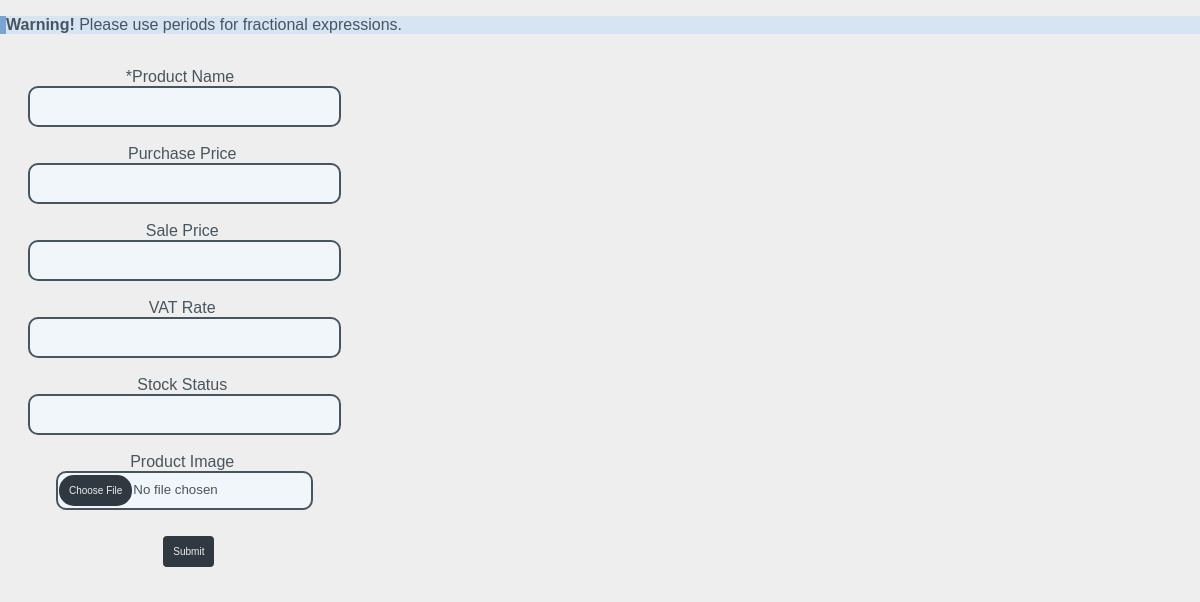
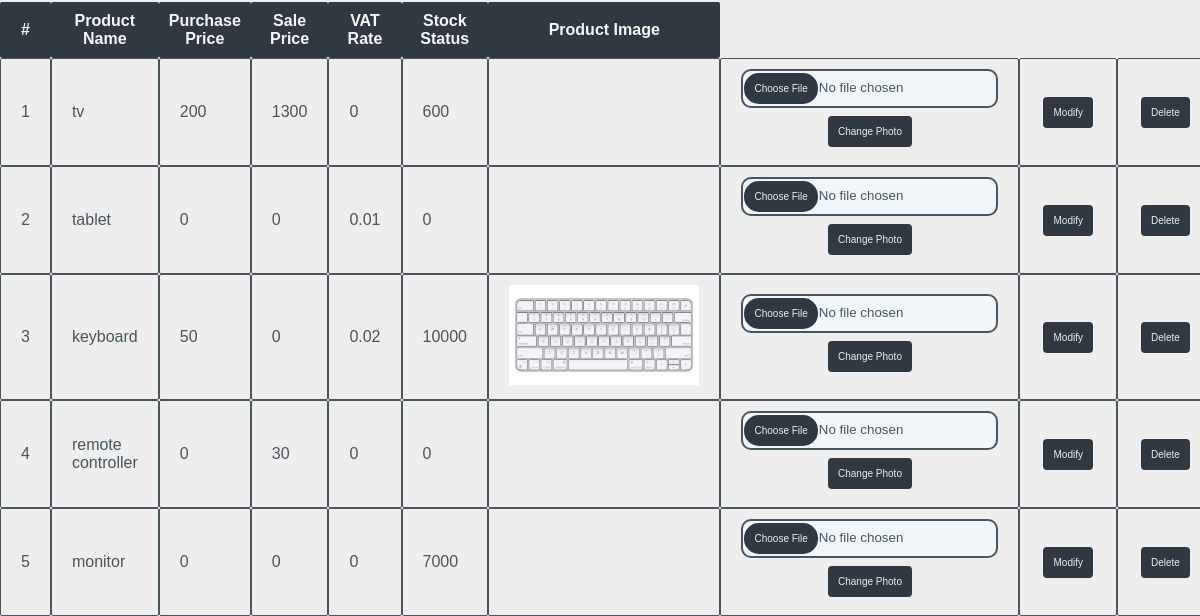
Before: /listing.php with the older database file (2 pictures, top to bottom).
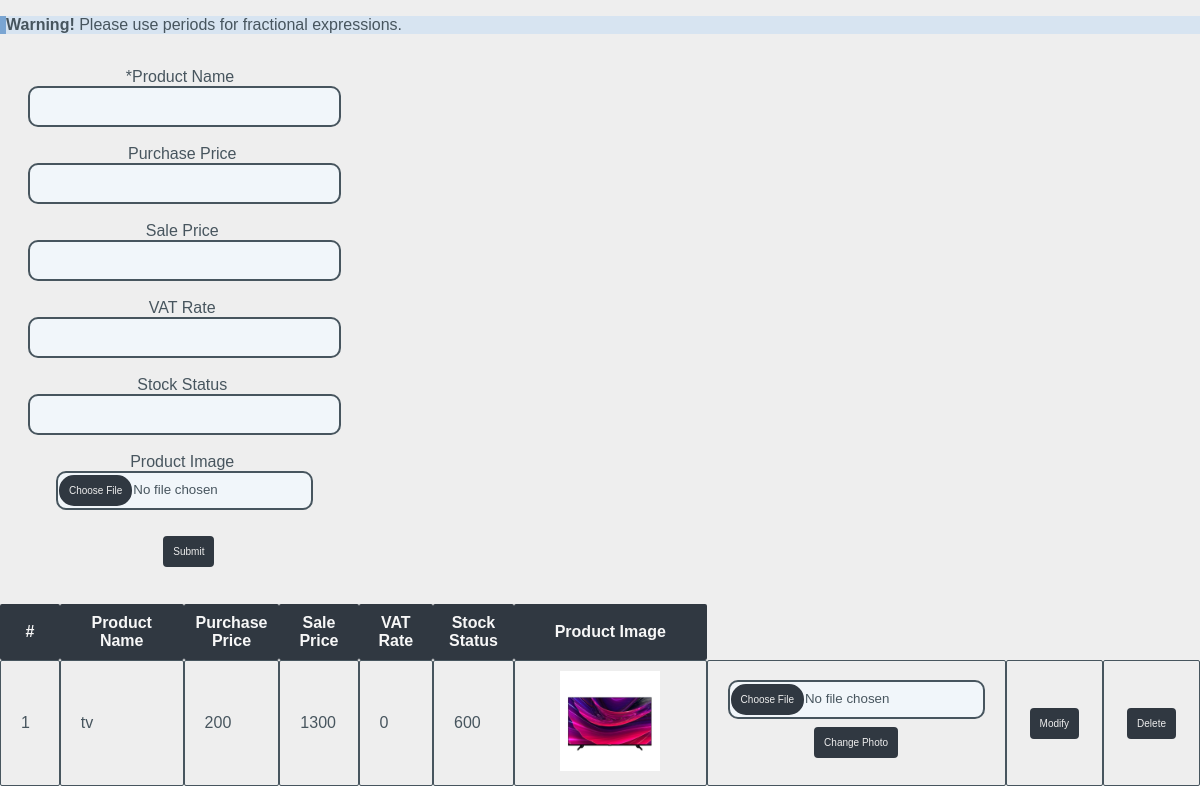
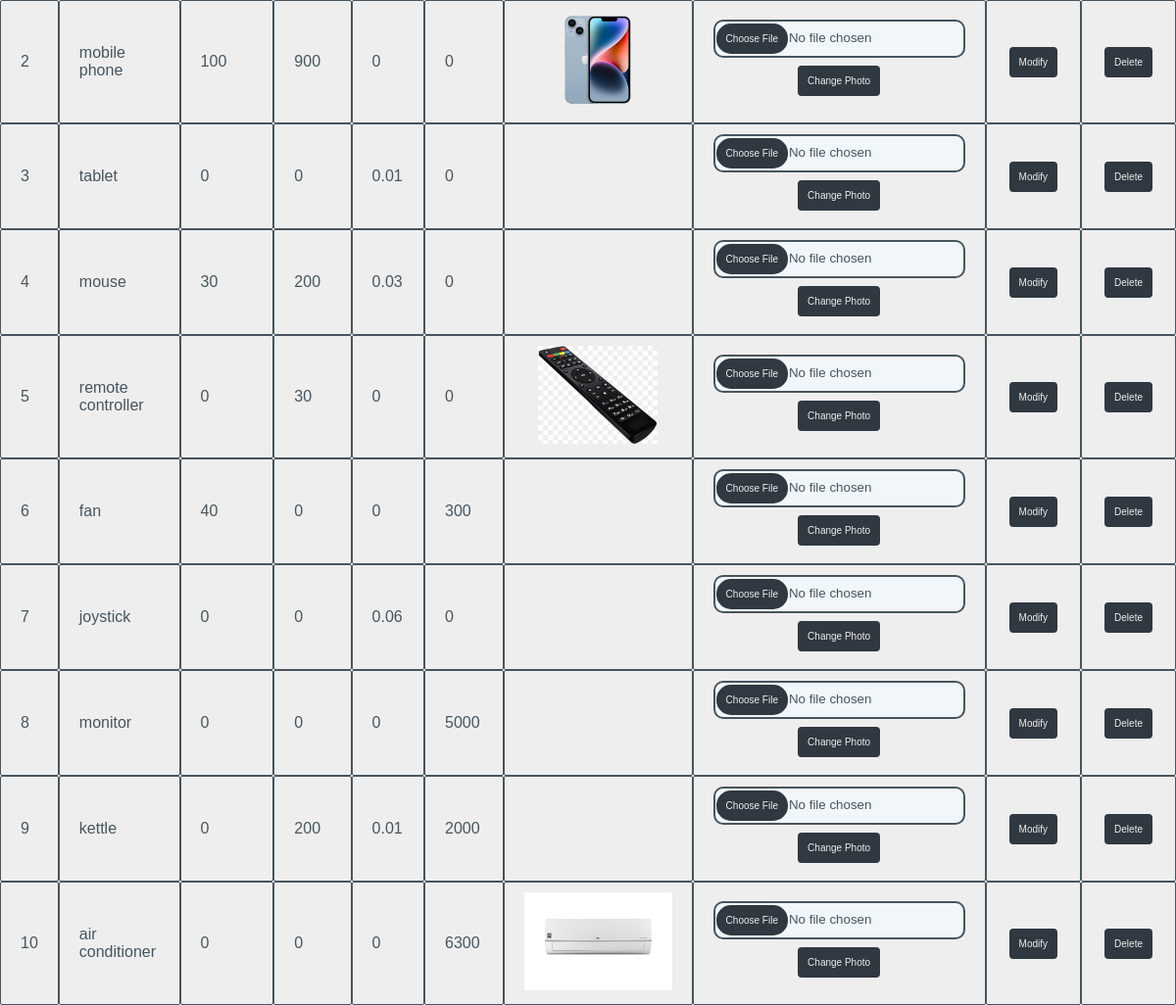
After: the same page with the newer database file (2 pictures, top to bottom).
### tables this page shows
CREATE TABLE `products` (
  `id` int(11) NOT NULL,
  `productName` text NOT NULL,
  `purchasePrice` float DEFAULT 0,
  `salePrice` float DEFAULT 0,
  `vatRate` float DEFAULT 0,
  `stockStatus` int(11) DEFAULT 0,
  `productImage` text DEFAULT NULL,
  `isDeleted` int(1) NOT NULL
);

### listing.php (the view, shortened to what this page needs)
<?php
include('inserting.php');
$query = "SELECT id, productName, purchasePrice, salePrice, vatRate, productImage, stockStatus FROM products WHERE isDeleted = 1";
$stmt = mysqli_prepare($conn, $query);
?>
<head>
</head>
<table style="width:100%" cellspacing="0" cellpadding="10">
    <tr>
        <th>#</th>
        <th>Product Name</th>
        <th>Purchase Price</th>
        <th>Sale Price</th>
        <th>VAT Rate</th>
        <th>Stock Status</th>
        <th>Product Image</th>
    </tr>
    <?php
    if (mysqli_stmt_execute($stmt)) {
        mysqli_stmt_bind_result($stmt, $id, $product_name, $purchase_price, $sale_price, $vat, $product_image, $stock);
        $sn = 1;
        while (mysqli_stmt_fetch($stmt)) {
    ?>
            <tr>
                <td><?php echo $sn; ?> </td>
                <td class="editable" data-column="pName"><?php echo $product_name; ?></td>
                <td class="editable" data-column="pPrice"><?php echo $purchase_price; ?></td>
                <td class="editable" data-column="sPrice"><?php echo $sale_price; ?></td>
                <td class="editable" data-column="vat"><?php echo $vat; ?></td>
                <td class="editable" data-column="stock"><?php echo $stock; ?></td>
                <td align="center"><img src="<?php echo './uploads/' . $product_image; ?>" alt="" width:"200" height="100" /></td>
                <td align="center">
                    <form action="update_photo.php" method="post" enctype="multipart/form-data">
                        <input class="input" type="file" name="new_image" size="36" style="height:35px" accept="image/*" required><br>
                        <button type="submit" class="sbmt" name="submit_photo">Change Photo</button>
                    </form>
                </td>
                <td align="center"><button class="edit" data-id="<?php echo $id; ?>">Modify</button></td>
                <td align="center"><button class='btn' type="submit" name='delete' data-id="<?php echo $id; ?>">Delete</button></td>
            <tr>
            <?php
            $sn++;
        }
    } else { ?>
            <tr>
                <td colspan="6">No data found</td>
            </tr>
        <?php } ?>
</table>

### inserting.php (shortened to what this page needs)
<!DOCTYPE html>
<html>
<head>
  <link rel="stylesheet" href="style.css">
</head>
<body>
  <form action="" method="POST" enctype="multipart/form-data">
    <div class="warning">
      <p><strong>Warning!</strong> Please use periods for fractional expressions.</p>
    </div>
    <div class="box" style="width:360px;height:500px;border:.5px;">
      &nbsp;<br>*Product Name<br>&nbsp;
      <input name="pName" class="input" size="36" style="height:35px" type="text" maxlength="40" required>
      <br><br>&nbsp;Purchase Price<br>&nbsp;
      <input name="pPrice" class="input" size="36" style="height:35px" min="0" type="float">
      <br><br>&nbsp;Sale Price<br>&nbsp;
      <input name="sPrice" class="input" size="36" style="height:35px" min="0" type="float">
      <br><br>&nbsp;VAT Rate<br>&nbsp;
      <input name="vat" class="input" size="36" style="height:35px" min="0" type="float">
      <br><br>&nbsp;Stock Status<br>&nbsp;
      <input name="stock" class="input" size="36" style="height:35px" min="0" type="int">
      <br><br>&nbsp;Product Image<br>&nbsp;
      <input name="file" class="input" size="36" style="height:35px" type="file" accept="image/*">
      <br><br>&nbsp;&nbsp;&nbsp;
      <button type="submit" name="submit" class="sbmt"> Submit </button>
      <br><br>
    </div><br><br><br>
  </form>
</body>
</html>

### style.css (style rules this page uses)
body { background-color: #eeeeee; font-family: 'Lexend Deca', sans-serif; margin: auto; color: #47555e; }
.btn { background-color: #303841; color: #eeeeee; padding: 8px; text-align: center; text-decoration: none; display: inline-block; font-size: 10px; margin: 8px 3px; cursor: pointer; border: 2px solid #303841; }
.btn { border-radius: 4px; }
.edit { background-color: #303841; color: #eeeeee; padding: 8px; text-align: center; text-decoration: none; display: inline-block; font-size: 10px; margin: 8px 3px; cursor: pointer; border: 2px solid #303841; }
.edit { border-radius: 4px; }
.sbmt { background-color: #303841; color: #eeeeee; padding: 8px; text-align: center; text-decoration: none; display: inline-block; font-size: 10px; margin: 8px 3px; cursor: pointer; border: 2px solid #303841; }
.sbmt { border-radius: 4px; }
.input { background-color: #f1f6fa; border: 2px solid #47555e; border-radius: 10px; }
.box { text-align: center; }
.warning { background-color: #d7e4f1; border-left: 6px solid #7aa5d2; }
::after table { border-collapse: collapse; }
table th { background-color: #303841; color: #f7f7f7; border-radius: 2px; }
table td { background-color: #eeeeee; border: 1px solid #47555e; border-radius: 2px; padding: 10px 20px; }

Changed rows visible on the page:
no longer on this page (row edited): products: product_name "keyboard", purchase_price "50", sale_price "0", vat "0.02", stock "10000"
now on this page (row edited): products: product_name "mobile phone", purchase_price "100", sale_price "900", vat "0", stock "0", shows a picture
now on this page (row edited): products: product_name "mouse", purchase_price "30", sale_price "200", vat "0.03", stock "0"
now on this page (row edited): products: product_name "fan", purchase_price "40", vatRate "0", vat "0", stock "300"
now on this page (row edited): products: product_name "joystick", salePrice "0", sale_price "0", vat "0.06", stock "0"
changed products (number 8 of 10 on the later page): stock "7000" → "5000"
now on this page (row edited): products: product_name "kettle", purchase_price "0", sale_price "200", vat "0.01", stock "2000"
added products: product_name "air conditioner", salePrice "0", vatRate "0", vat "0", stock "6300", shows a picture
